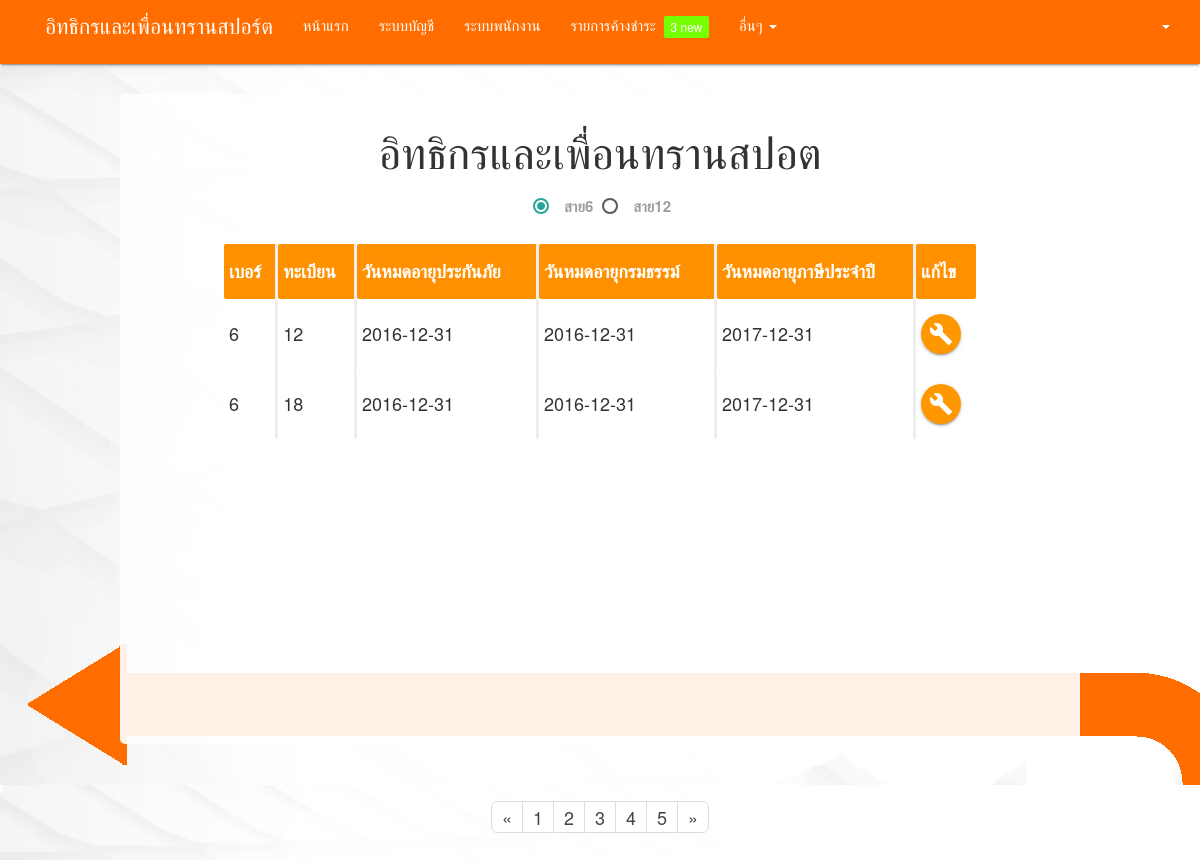
Screenshot of /insurance/insurance-noti.php with the database file from the repository.
### tables this page shows
CREATE TABLE `bus` (
  `licence_no` varchar(10) NOT NULL,
  `id_reciept` int(11) DEFAULT NULL,
  `id_insur` int(11) DEFAULT NULL,
  `bus_no` int(2) NOT NULL,
  `bus_id` int(2) NOT NULL,
  `brand` varchar(30) DEFAULT NULL,
  `engines_no` varchar(30) DEFAULT NULL,
  `chasis_type` varchar(30) DEFAULT NULL,
  `body_type` varchar(30) DEFAULT NULL,
  `color` varchar(10) DEFAULT NULL,
  `year` year(4) DEFAULT NULL,
  `width` decimal(5,2) DEFAULT NULL,
  `capacity` int(3) DEFAULT NULL,
  `fuel_type` varchar(20) DEFAULT NULL
);

CREATE TABLE `insurance` (
  `id_insur` int(11) NOT NULL,
  `id_comp` int(11) NOT NULL,
  `policy_no` varchar(15) NOT NULL,
  `type` int(1) NOT NULL,
  `insur_start` date NOT NULL,
  `insur_ens` date NOT NULL,
  `total_price` decimal(10,2) NOT NULL
);

CREATE TABLE `taxation` (
  `id_reciept` int(11) NOT NULL,
  `reciept_no` varchar(50) DEFAULT NULL,
  `installment_tax` varchar(50) DEFAULT NULL,
  `rate_tax` decimal(10,2) DEFAULT NULL,
  `date_expire` date DEFAULT NULL
);

### insurance/insurance-noti.php (the view, shortened to what this page needs)
  <!DOCTYPE html>
  <html>
    <head>
    </head>
    <body style="background:url(../direct-inverse.jpg);font-size: 120%;">
    <?php include ('../menu.php'); ?>
    <div style="background-color: rgba(255,255,255,0.9); width: 80%; height:auto; border-radius: 5px; display:block; margin: 30px auto; padding: 10px; min-height: 650px;">
    <h3 style="text-align: center;">อิทธิกรและเพื่อนทรานสปอต</h3>
    <p style="text-align: center;">
    <label for="no_twelve">สาย6</label>
    <label for="no_six">สาย12</label>
    </p>
    <div class="row" id=dataSix>
      <div style="display: block; margin: auto; width: 80%;">
        <table class="highlight" style="padding-top: 10px;width: 100%;border-collapse: inherit;">
          <thead style="color:#FFF">
            <tr>
              <th>เบอร์</th>
              <th>ทะเบียน</th>
              <th>วันหมดอายุประกันภัย</th>
              <th>วันหมดอายุกรมธรรม์</th>
              <th>วันหมดอายุภาษีประจำปี</th>
              <th>แก้ไข</th>
            </tr>
          </thead>
          <tbody>
            <?php
            echo fetch_data(6);
             ?>
          </tbody>
      </table>
    </div>
  </div>
  </div>
  <div class="footer">
<nav aria-label="Page navigation" style="background-color: transparent;box-shadow: none">
<ul class="pagination pagination pagination-lg">
    <li>
      <a href="#" aria-label="Previous">
        <span aria-hidden="true">&laquo;</span>
      </a>
    </li>
    <li><a href="#">1</a></li>
    <li><a href="#">2</a></li>
    <li><a href="#">3</a></li>
    <li><a href="#">4</a></li>
    <li><a href="#">5</a></li>
    <li>
      <a href="#" aria-label="Next">
        <span aria-hidden="true">&raquo;</span>
      </a>
    </li>
  </ul>
</nav>
</div>
    </body>
  </html>
<?php
function fetch_data($bus_number){
    $servername = "localhost";
    $username = "root";
    $password = "";
    $dbname = "mbus_database";
    $output = '';
    $connect = mysqli_connect($servername,$username, $password,$dbname);
    $sql_data = "SELECT bus.bus_no , bus.bus_id , A.insur_ens , B.insur_ens , taxation.date_expire
FROM  taxation , bus , insurance as A  , insurance  as B
WHERE  bus.bus_no = '$bus_number' AND  A.type = 1 AND B.type = 2 AND taxation.id_reciept = bus.id_reciept AND  A.id_insur  =  bus.id_insur AND B.id_insur = bus.id_insur  ORDER BY bus.bus_id ";
    $result_data = mysqli_query($connect, $sql_data);
    while($row = mysqli_fetch_array($result_data)){
      $output .= '<tr>
                          <td>'.$row["bus_no"].'</td>
                          <td>'.$row["bus_id"].'</td>
                          <td>'.$row["insur_ens"] .'</td>
                          <td>'.$row["insur_ens"] .'</td>
                          <td>'.$row["date_expire"].'</td>
                          <td><a class="btn-floating orange" href="account-record.php"><i class="material-icons">build</i></a></td>
                </tr>';
       }
       return $output;
}
 ?>

### insurance/insurance-noti.php (style rules this page uses)
th { border-bottom:inset; background-color: #ff9100 ; }
th:not(:last-child),td:not(:last-child) { border-right:inset; }
.footer { position: absolute; right: 0; bottom: 0; left: 0; padding: 1rem; text-align: center; }

### rows the page displays
bus: bus_no "6", bus "12", insurance.insur_ens "2016-12-31", id_reciept.date_expire "2017-12-31"
bus: bus_no "6", bus "18", insurance.insur_ens "2016-12-31", id_reciept.date_expire "2017-12-31"
